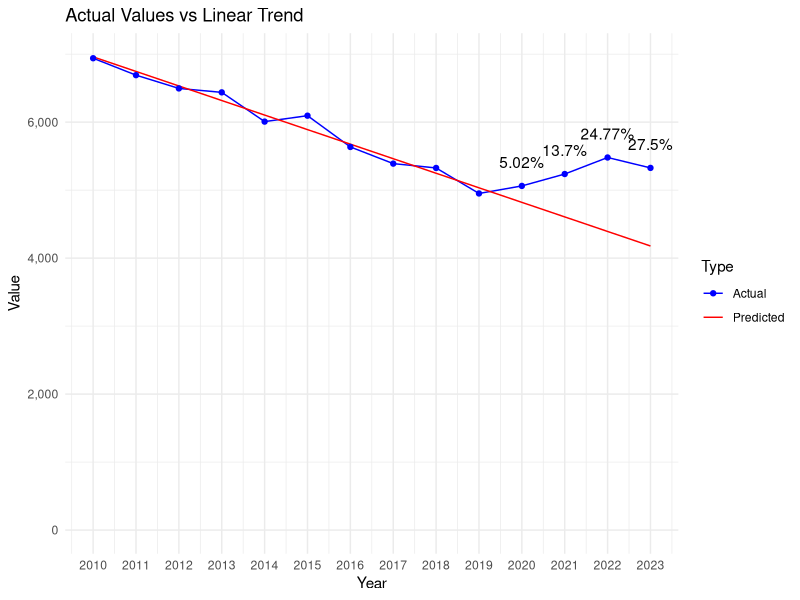

The R source for this figure:
# Load necessary libraries
library(dplyr)
library(readr)
library(ggplot2)

# Defines the data as a named vector
data <- c(
  `2010` = 6940, `2011` = 6691, `2012` = 6496, `2013` = 6438, `2014` = 6008,
  `2015` = 6095, `2016` = 5635, `2017` = 5390, `2018` = 5326, `2019` = 4951,
  `2020` = 5062, `2021` = 5237, `2022` = 5480, `2023` = 5327
)

# Extracts data for the decade and recent years
decade <- data[as.character(2010:2019)]
recent_years <- data[as.character(2020:2023)]

# Fits a linear model to the decade data
years <- as.numeric(names(decade))
lm_model <- lm(decade ~ years)

# Predicts values for 2020 to 2023 based on the linear model
predicted_values <- predict(lm_model, newdata = data.frame(years = as.numeric(names(recent_years))))

# Calculates deviations from the linear trend
deviations <- recent_years - predicted_values

# Calculates the mean and standard deviation of the decade
decade_mean <- mean(decade)
decade_stddev <- sd(decade)

# Initializes vectors to store the calculated values
z_scores <- numeric(length(recent_years))
percent_deviations <- numeric(length(recent_years))

# Calculates and store the Z-scores, deviations, and percentage of deviations for recent years
for (i in 1:length(recent_years)) {
  year <- names(recent_years)[i]
  z_scores[i] <- (recent_years[year] - decade_mean) / decade_stddev
  deviation <- deviations[year]
  percent_deviations[i] <- (deviation / predicted_values[i]) * 100
  cat(sprintf("Year: %s, Z-score: %f, Deviation from linear trend: %f, Percentage of deviation: %f%%\n",
              year, z_scores[i], deviation, percent_deviations[i]))
}

# Prepare an extended range for predictions, including 2020 to 2023
extended_years <- as.numeric(c(names(decade), names(recent_years)))

# Predict values for the extended range based on the linear model
extended_predicted_values <- predict(lm_model, newdata = data.frame(years = extended_years))

# Create a data frame for plotting actual values
actual_plot_data <- data.frame(
  Year = as.numeric(names(data)),
  Value = data,
  Type = "Actual"
)

# Create a data frame for plotting predicted values
predicted_plot_data <- data.frame(
  Year = extended_years,
  Value = extended_predicted_values,
  Type = "Predicted"
)

# Combine actual and predicted data
plot_data <- rbind(actual_plot_data, predicted_plot_data)

# Create the line chart
p <- ggplot(plot_data, aes(x = Year, y = Value, color = Type)) +
  geom_line(aes(group = Type)) +
  geom_point(data = actual_plot_data, aes(x = Year, y = Value)) +
  theme_minimal() +
  labs(title = "Actual Values vs Linear Trend", x = "Year", y = "Value") +
  scale_color_manual(values = c("Actual" = "blue", "Predicted" = "red")) +
  scale_y_continuous(labels = scales::comma, limits = c(0, max(plot_data$Value))) +
  scale_x_continuous(breaks = extended_years) # Set breaks to every year

# Add percentage of deviation annotations for 2020 to 2023
for (i in 1:length(recent_years)) {
  year <- as.numeric(names(recent_years)[i])
  deviation_value <- percent_deviations[i]
  p <- p + annotate("text", x = year, y = data[as.character(year)], label = paste0(round(deviation_value, 2), "%"), vjust = -1.5)
}

# Print the plot
print(p)
